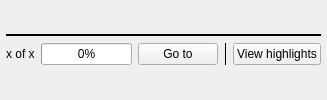
      <widget class="QStackedWidget" name="pageWidget">
       <widget class="QWidget" name="page_10">
        <layout class="QVBoxLayout" name="verticalLayout_5">
         <property name="leftMargin">
          <number>0</number>
         </property>
         <property name="topMargin">
          <number>0</number>
         </property>
         <property name="rightMargin">
          <number>0</number>
         </property>
         <property name="bottomMargin">
          <number>0</number>
         </property>
         <item>
          <layout class="QGridLayout" name="gridLayout_15">
           <property name="leftMargin">
            <number>6</number>
           </property>
           <property name="rightMargin">
            <number>6</number>
           </property>
           <item row="1" column="0">
            <layout class="QGridLayout" name="gridLayout_18">
             <property name="leftMargin">
              <number>0</number>
             </property>
             <property name="rightMargin">
              <number>0</number>
             </property>
             <property name="bottomMargin">
              <number>0</number>
             </property>
             <item row="0" column="1">
              <widget class="QProgressBar" name="pageProgressBar">
               <property name="value">
                <number>0</number>
               </property>
              </widget>
             </item>
             <item row="0" column="4">
              <widget class="QPushButton" name="viewHighlightsBtn">
               <property name="styleSheet">
                <string notr="true"/>
               </property>
               <property name="text">
                <string>View highlights</string>
               </property>
              </widget>
             </item>
             <item row="0" column="2">
              <widget class="QPushButton" name="gotoBtn">
               <property name="text">
                <string>Go to</string>
               </property>
              </widget>
             </item>
             <item row="0" column="0">
              <widget class="QLabel" name="pageNumberLabel">
               <property name="text">
                <string>x of x</string>
               </property>
              </widget>
             </item>
             <item row="0" column="3">
              <widget class="Line" name="line_20">
               <property name="frameShadow">
                <enum>QFrame::Plain</enum>
               </property>
               <property name="orientation">
                <enum>Qt::Vertical</enum>
               </property>
              </widget>
             </item>
            </layout>
           </item>
           <item row="0" column="0">
            <widget class="Line" name="line_16">
             <property name="frameShadow">
              <enum>QFrame::Plain</enum>
             </property>
             <property name="lineWidth">
              <number>2</number>
             </property>
             <property name="orientation">
              <enum>Qt::Horizontal</enum>
             </property>
            </widget>
           </item>
          </layout>
         </item>
        </layout>
       </widget>
       <widget class="QWidget" name="page_11"/>
      </widget>
